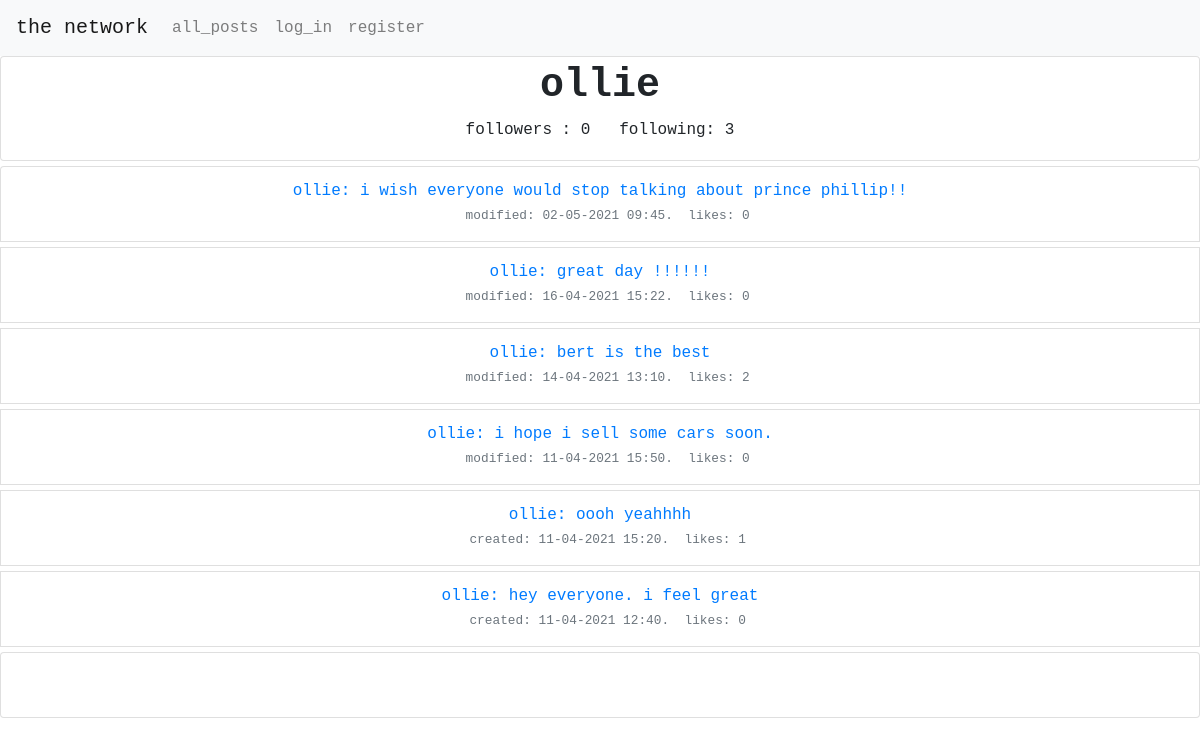
The app's page /profile/e74fc9009aaf42ddb557c6cfecdd869c/ with its own data.
### network/models.py (models this page shows, shortened)
class User(AbstractUser):
    id = models.UUIDField(
        primary_key=True,
        default=uuid.uuid4,
        editable=False
    )
    def __str__(self):
        return self.username
    def get_number_of_followers(self):
        return Follow.objects.filter(user_id=self.id).count()
    def get_number_of_other_users_followed(self):
        return Follow.objects.filter(follower_id=self.id).count()

class TimestampedBaseModel(models.Model):
    id = models.UUIDField(
        primary_key=True,
        default=uuid.uuid4,
        editable=False
    )
    created_at = models.DateTimeField(
        auto_now_add=True,
        editable=False,
        null=False
    )
    updated_at = models.DateTimeField(
        auto_now=True,
        editable=False,
        null=False
    )
    class Meta:
        abstract = True

class Post(TimestampedBaseModel):
    user = models.ForeignKey(
        'User',
        related_name='posts',
        verbose_name='User',
        on_delete=models.CASCADE
    )
    content = models.TextField(
        max_length=500
    )
    class Meta:
        ordering = ['-created_at']
        verbose_name_plural = "Posts"
        indexes = [
            models.Index(fields=['user']),
            models.Index(fields=['-created_at']),
        ]
    def get_number_of_likes(self):
        return Like.objects.filter(post_id=self.id).count()
    def created_or_modified(self):
        created = self.created_at.strftime('%d-%m-%Y %H:%M')
        updated = self.updated_at.strftime('%d-%m-%Y %H:%M')
        if created != updated:
            return f"modified: {updated}"
        else:
            return f" created: {created}"

### network/views.py (the view)
# urls.py: path("profile/<str:user_id>/", views.profile, name="profile"),
def profile(request, user_id):
    if Follow.objects.filter(user_id=user_id, follower=request.user.id):
        style = "text-decoration:line-through"
    else:
        style = ""
    liked_posts = users_liked_posts(request)
    post_list = Post.objects.filter(user_id=user_id)
    posts = paginate(request, post_list)
    return render(request, "network/profile.html",
                  {"style": style, "posts": posts, "viewed_user": User.objects.get(id=user_id),
                   "liked_posts": liked_posts})

### network/utils.py (called while the page is built)
def paginate(request, post_list):
    page = request.GET.get('page', 1)
    """ split posts into  sets of 10"""
    paginator = Paginator(post_list, 10)
    """ set which posts to display """
    try:
        posts = paginator.page(page)
    except PageNotAnInteger:
        """ set page 1 if request is not specific """
        posts = paginator.page(1)
    except EmptyPage:
        """  display final posts if empty page is requested """
        posts = paginator.page(paginator.num_pages)
    return posts

def users_liked_posts(request):
    liked_posts = ""
    if request.user.is_authenticated:
        liked_posts = request.user.get_liked_posts()
    return liked_posts

### network/templates/network/profile.html (shortened to what this page needs)
{% extends "network/layout.html" %}
{% block body %}
    <div class="row" id="profile header">
        <div class="col">
            <div class="card" style="padding-top: 5px;padding-bottom: 5px;">
                <h1 class="text-monospace text-center" style="margin-left: 15px;margin-right: 15px;">
                    {% if user != viewed_user %}
                        <strong>{{ viewed_user.username }}</strong>{% else %}
                        <strong>{{ viewed_user.username }}</strong>{% endif %}</h1>
                <div class="card-body text-center" style="padding-bottom: 0px;padding-top: 0px;">
                    <p class="text-monospace text-center card-text" style="margin-bottom: 13px;">followers
                        : <span id="number_of_followers">{{ viewed_user.get_number_of_followers }}</span>&nbsp;
                        &nbsp;following: {{ viewed_user.get_number_of_other_users_followed }}</p>
                    {% if user.is_authenticated %}
                        {% if user != viewed_user %}
                            {% load static %}
                        {% endif %}
                    {% endif %}
                </div>
            </div>
        </div>
    </div>
    {% include 'network/posts.html' %}
    {% load static %}
{% endblock %}

### network/templates/network/posts.html (shortened to what this page needs)
<ul class="list-group">
    {% for post in posts %}
        <li class="list-group-item" style="margin-top:5px;">
            <div class="media">
                <div class="media-body">
                    <div class="media" style="overflow:visible;">
                        <div class="media-body" style="overflow:visible;">
                            <div class="row">
                                <div class="col-md-12 text-monospace text-primary text-center">
                                    <p class="text-monospace text-center" style="margin-bottom: 2px;"">
                                    <span class="content-box" id="content-box-{{ post.id }}">
<a href="/profile/{{ post.user_id }}">{{ post.user }}<a>: <span id="content_{{ post.id }}">{{ post.content }}</span>
                                    </span>
                                    <br><small class="text-muted"> &nbsp; <span
                                        id="created_updated{{ post.id }}">{{ post.created_or_modified }}</span>.&nbsp;
                                    likes:
                                    <span id="like_number_{{ post.id }}">{{ post.get_number_of_likes }} </span>
                                </small></p>
                                </div>
                            </div>
                        </div>
                    </div>
                </div>
            </div>
        </li>
    {% endfor %}
</ul>
<ul class="list-group">
    <li class="list-group-item" style="margin-top:5px;">
        <div class="media">
            <div class="media-body">
                <div class="media" style="overflow:visible;">
                    <div class="media-body" style="overflow:visible;">
                        <div class="row">
                            <div class="col-md-12 text-monospace">
                                <p class="text-monospace text-center">
                                    <br></p>
                            </div>
                        </div>
                    </div>
                </div>
            </div>
        </div>
    </li>
</ul>

### network/static/network/styles.css (style rules this page uses)
p { text-transform: lowercase; }

### records on screen
User: username "ollie", get_number_of_followers "0", get_number_of_other_users_followed "3"
Post: user "ollie", content "i wish everyone would stop talking about prince phillip!!", created_or_modified "modified: 02-05-2021 09:45", get_number_of_likes "0"
Post: user "ollie", content "great day !!!!!!", created_or_modified "modified: 16-04-2021 15:22", get_number_of_likes "0"
Post: user "ollie", content "bert is the best", created_or_modified "modified: 14-04-2021 13:10", get_number_of_likes "2"
Post: user "ollie", content "i hope i sell some cars soon.", created_or_modified "modified: 11-04-2021 15:50", get_number_of_likes "0"
Post: user "ollie", content "oooh yeahhhh", created_or_modified "created: 11-04-2021 15:20", get_number_of_likes "1"
Post: user "ollie", content "hey everyone. i feel great", created_or_modified "created: 11-04-2021 12:40", get_number_of_likes "0"
